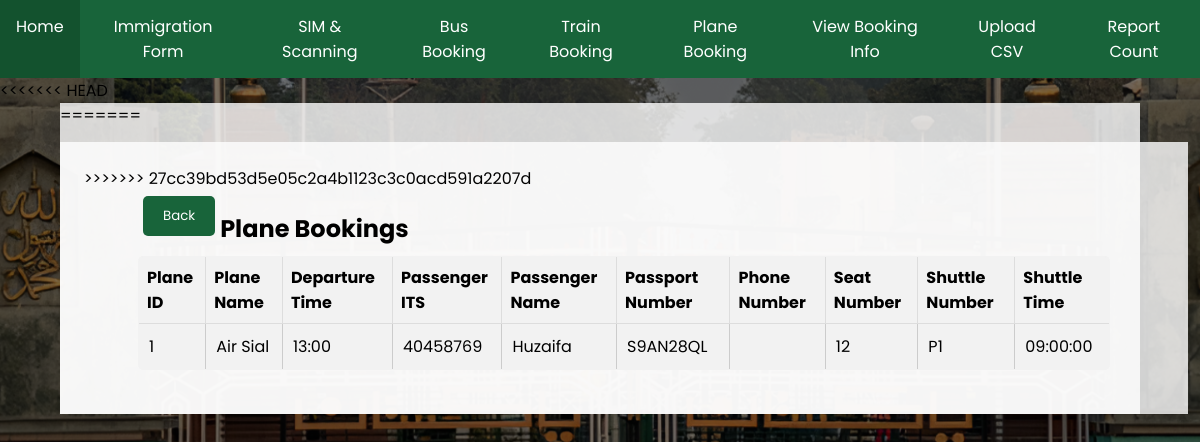
Screenshot of /plane_info/ with the database file from the repository.
### database.py (models this page shows, shortened)
class BookingInfo(Base):
    __tablename__ = "booking_info"
    Mode = Column(Integer, index=True)
    ITS = Column(Integer, ForeignKey('master.ITS'), primary_key=True, index=True)
    Issued = Column(Boolean)
    Departed = Column(Boolean)
    Self_Issued = Column(Boolean, default=False)
    seat_number = Column(String)
    bus_number = Column(Integer)
    train_id = Column(Integer, ForeignKey("train.id"), nullable=True)
    plane_id = Column(Integer, ForeignKey("plane.plane_id"), nullable=True)
    coach_number = Column(String)
    cabin_number = Column(String)

class Plane(Base):
    __tablename__ = "plane"
    plane_id = Column(Integer, primary_key=True, autoincrement=True)
    company = Column(String, nullable=True)
    departure_time = Column(Time, nullable=False)

class Master(Base):
    __tablename__ = "master"
    ITS = Column(Integer, primary_key=True, index=True)
    first_name = Column(String)
    middle_name = Column(String)
    last_name = Column(String)
    DOB = Column(Date)
    passport_No = Column(String, unique=True)
    passport_Expiry = Column(Date)
    Visa_No = Column(String, unique=True)
    Mode_of_Transport = Column(String)
    phone = Column(String, nullable=True)
    arrived = Column(Boolean, default=False)
    timestamp = Column(DateTime, default=func.now())

### main.py (the view)
@app.get("/plane_info/", response_class=HTMLResponse)
async def view_plane_booking(request: Request, db: Session = Depends(get_db)):
    booking_query = db.query(
        BookingInfo.plane_id,
        BookingInfo.ITS,
        BookingInfo.seat_number
    ).filter(BookingInfo.Mode == 3).subquery()
    master_query = db.query(
        Master.ITS.label('master_ITS'),
        Master.first_name,
        Master.passport_No,
        Master.phone
    ).subquery()
    plane_query = db.query(
        Plane.plane_id.label('plane_id'),
        Plane.company,
        Plane.departure_time
    ).subquery()
    result = db.query(
        booking_query.c.plane_id,
        master_query.c.first_name,
        master_query.c.passport_No,
        master_query.c.phone,
        booking_query.c.ITS,
        booking_query.c.seat_number,
        plane_query.c.company,
        plane_query.c.departure_time,
        func.strftime('%H:%M:%S', func.datetime(plane_query.c.departure_time, '-4 hours')).label('shuttle_time')
    ).join(
        master_query, master_query.c.master_ITS == booking_query.c.ITS
    ).join(
        plane_query, plane_query.c.plane_id == booking_query.c.plane_id
    ).all()
    booking_details = [
        {
            "plane_id": row.plane_id,
            "plane_name": row.company,
            "departure_time": row.departure_time,
            "shuttle_time": row.shuttle_time,
            "ITS": row.ITS,
            "passenger_name": row.first_name,
            "passport_number": row.passport_No,
            "phone_number": row.phone,
            "seat_number": row.seat_number
        }
        for row in result
    ]
    if not booking_details:
        print("No bookings")
    return templates.TemplateResponse('plane_bookings.html', {"request": request, "bookings": booking_details})

### templates/plane_bookings.html
{% extends "base.html" %}
{% block content %}
<div class="container" style="width:90%; overflow-y: scroll; overflow-x: hidden;">
  <button style="float:left; font-family: poppins; margin-bottom: 1rem;" onclick="window.history.go(-1);">Back</button>
<h2>Plane Bookings</h2>
{% if not bookings %}
    <p>No Plane bookings found.</p>
{% else %}
    <table border="1">
      <thead>
        <tr>
          <th>Plane ID</th>
          <th>Plane Name</th>
          <th>Departure Time</th>
          <th>Passenger ITS</th>
          <th>Passenger Name</th>
          <th>Passport Number</th>
          <th>Phone Number</th>
          <th>Seat Number</th>
          <th>Shuttle Number</th>
          <th>Shuttle Time</th>
        </tr>
      </thead>
      <tbody>
        {% for booking in bookings %}
        <tr>
          <td>{{ booking.plane_id }}</td>
          <td>{{ booking.plane_name }}</td>
          <td>{{ booking.departure_time.strftime('%H:%M') }}</td>
          <td>{{ booking.ITS }}</td>
          <td>{{ booking.passenger_name }}</td>
          <td>{{ booking.passport_number }}</td>
          <td>{{ booking.phone_number }}</td>
          <td>{{ booking.seat_number }}</td>
          <td>P{{ booking.plane_id }}
          <td>{{ booking.shuttle_time }}</td>
        </tr>
        {% endfor %}
      </tbody>
    </table>
{% endif %}
  </div>
{% endblock %}

### static/styles.css (style rules this page uses)
body { margin: 0; padding: 0; font-family: 'Poppins', sans-serif; background-image: linear-gradient(rgba(0, 0, 0, 0.5), rgba(0, 0, 0, 0.5)), url('Login Page bg.png'); background-size: cover; }
.container { width: 90vw; margin: 0 auto; }
table { width: 100%; border-collapse: collapse; margin-bottom: 20px; background-color: #f2f2f2; }
table, th, td { border: 1px solid #ddd; }
th, td { padding: 8px; text-align: left; }
th { background-color: #f2f2f2; }
h1, h2, h3 { margin-bottom: 10px; }
button { background-color: #18643A; color: white; border: none; padding: 10px 20px; margin: 5px; cursor: pointer; border-radius: 5px; font-family: 'Poppins'; }
table { width: 100%; margin-bottom: 20px; border-collapse: collapse; border-radius: 5px; overflow: hidden; }
td { padding: 10px; border: 1px solid #ccc; text-align: left; }
th { text-align: left; }

### rows the page displays
BookingInfo: plane_id "1", plane_name "Air Sial", departure_time "13:00", ITS "40458769", passenger_name "Huzaifa", passport_number "S9AN28QL", seat_number "12", shuttle_time "09:00:00"
